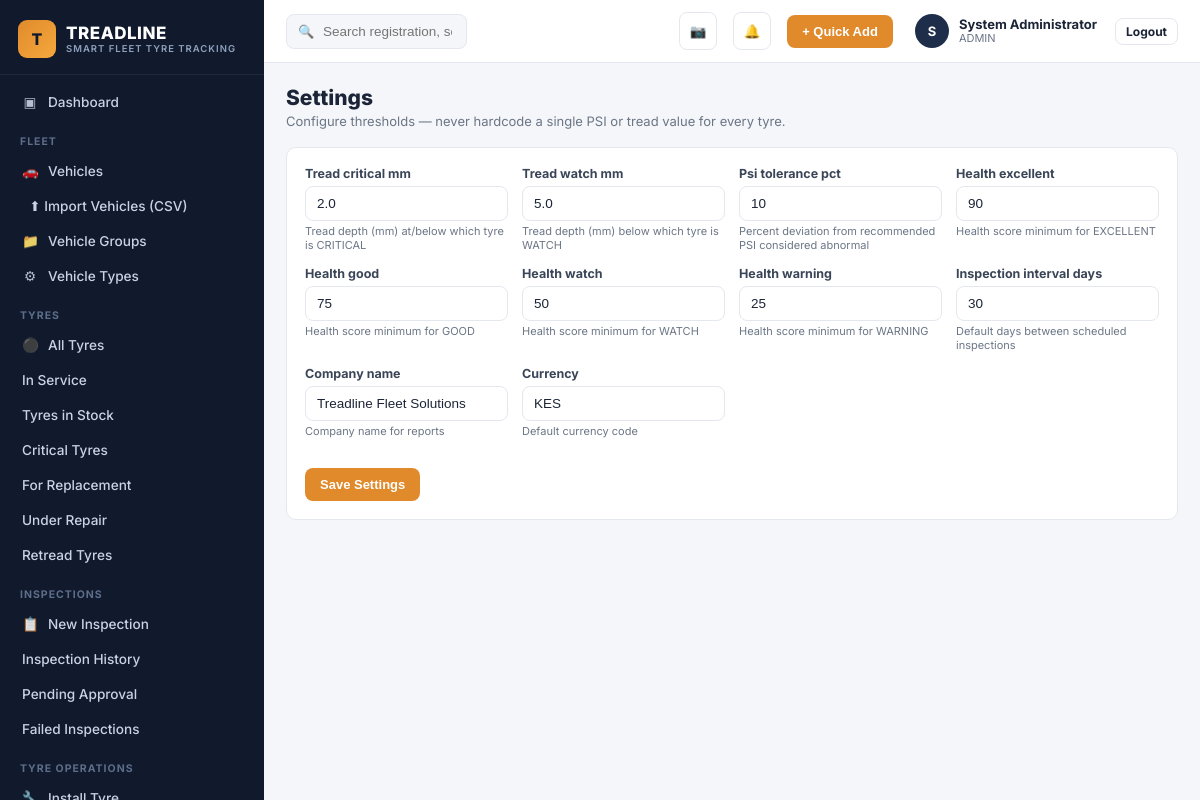
The page /settings.php (signed in) on the database its author committed.
### tables this page shows
CREATE TABLE users (
    id INT AUTO_INCREMENT PRIMARY KEY,
    full_name VARCHAR(150) NOT NULL,
    username VARCHAR(100) UNIQUE NOT NULL,
    email VARCHAR(150) UNIQUE,
    password_hash VARCHAR(255) NOT NULL,
    role_id INT NOT NULL,
    branch_id INT NULL,
    phone VARCHAR(30),
    status ENUM('ACTIVE','SUSPENDED') DEFAULT 'ACTIVE',
    remember_token VARCHAR(255) NULL,
    reset_token VARCHAR(255) NULL,
    reset_expires DATETIME NULL,
    last_login DATETIME NULL,
    created_at DATETIME DEFAULT CURRENT_TIMESTAMP,
    FOREIGN KEY (role_id) REFERENCES roles(id)
);

CREATE TABLE roles (
    id INT AUTO_INCREMENT PRIMARY KEY,
    name VARCHAR(50) UNIQUE NOT NULL,
    description VARCHAR(255)
);

CREATE TABLE settings (
    id INT AUTO_INCREMENT PRIMARY KEY,
    setting_key VARCHAR(100) UNIQUE NOT NULL,
    setting_value VARCHAR(255) NOT NULL,
    description VARCHAR(255)
);

### includes/functions.php (called while the page is built, shortened)
<?php
function current_user(): ?array {
    static $cache = null;
    if ($cache !== null) return $cache;
    $stmt = db()->prepare("SELECT u.*, r.name AS role_name, b.name AS branch_name
                           FROM users u JOIN roles r ON u.role_id = r.id
                           LEFT JOIN branches b ON u.branch_id = b.id
                           WHERE u.id = ?");
    $stmt->execute([$_SESSION['user_id']]);
    $cache = $stmt->fetch() ?: null;
    return $cache;
}
function require_role(array $roles): void {
    $u = current_user();
}
function e(?string $s): string { return htmlspecialchars($s ?? '', ENT_QUOTES, 'UTF-8'); }

### config/db.php (called while the page is built, shortened)
<?php
function db(): PDO {
    static $pdo = null;
    if ($pdo === null) {
        try {
            $pdo = new PDO(
                "mysql:host=" . DB_HOST . ";dbname=" . DB_NAME . ";charset=utf8mb4",
                DB_USER,
                DB_PASS,
                [
                    PDO::ATTR_ERRMODE => PDO::ERRMODE_EXCEPTION,
                    PDO::ATTR_DEFAULT_FETCH_MODE => PDO::FETCH_ASSOC,
                    PDO::ATTR_EMULATE_PREPARES => false,
                ]
            );
        } catch (PDOException $e) {
            http_response_code(500);
            die('<h2>Database connection failed</h2><p>' . htmlspecialchars($e->getMessage()) . '</p><p>Check <code>config/db.php</code> and run <code>sql/schema.sql</code> first. See README.md.</p>');
        }
    }
    return $pdo;
}

### settings.php (the view, shortened to what this page needs)
<?php
require_role(['ADMIN']);
$settings = db()->query("SELECT * FROM settings ORDER BY id")->fetchAll();
include __DIR__ . '/includes/head.php';
include __DIR__ . '/includes/sidebar.php';
?>
<div class="tl-main">
<?php include __DIR__ . '/includes/topbar.php'; ?>
<div class="tl-content">
  <div class="tl-page-head"><div><h1>Settings</h1><div class="sub">Configure thresholds — never hardcode a single PSI or tread value for every tyre.</div></div></div>
  <form method="post" class="tl-card">
    <div class="form-row">
      <?php foreach ($settings as $s): ?>
        <div>
          <label class="form-label"><?= e(str_replace('_',' ',ucfirst($s['setting_key']))) ?></label>
          <input class="form-control" name="<?= e($s['setting_key']) ?>" value="<?= e($s['setting_value']) ?>">
          <div class="text-muted" style="font-size:11px;margin-top:3px;"><?= e($s['description']) ?></div>
        </div>
      <?php endforeach; ?>
    </div>
    <button class="btn btn-accent" style="margin-top:16px;">Save Settings</button>
  </form>
</div>
</div>
<?php include __DIR__ . '/includes/foot.php'; ?>

### includes/topbar.php (shortened to what this page needs)
<?php
$__u = current_user();
?>
<header class="tl-topbar">
  <form class="tl-search" action="search.php" method="get">
    <span class="ic">&#128269;</span>
    <input type="text" name="q" placeholder="Search registration, serial, branding code..." value="<?= e($_GET['q'] ?? '') ?>">
  </form>
  <button class="tl-icon-btn" title="Scan Tyre" onclick="location.href='scan.php'">&#128247;</button>
  <button class="tl-icon-btn" title="Notifications" onclick="location.href='alerts.php'">
    &#128276;
  </button>
  <button class="btn btn-accent" onclick="location.href='quick_add.php'">+ Quick Add</button>
  <div class="tl-profile">
    <div class="tl-avatar"><?= e(strtoupper(substr($__u['full_name'] ?? 'U',0,1))) ?></div>
    <div>
      <div class="name"><?= e($__u['full_name'] ?? '') ?></div>
      <div class="role"><?= e($__u['role_name'] ?? '') ?><?= !empty($__u['branch_name']) ? ' · '.e($__u['branch_name']) : '' ?></div>
    </div>
    <a href="logout.php" class="btn btn-outline btn-sm" style="margin-left:8px;">Logout</a>
  </div>
</header>

### assets/css/style.css (style rules this page uses)
:root { --tl-navy:#101a2c; --tl-navy-2:#16233b; --tl-navy-3:#1d2d4a; --tl-accent:#e08a2c; --tl-accent-2:#f5a83c; --tl-green:#2f9e5b; --tl-red:#dc3545; --tl-amber:#e69138; --tl-blue:#2f6fed; --tl-bg:#f4f6f9; --tl-card:#ffffff; --tl-border:#e4e8ee; --tl-text:#1c2537; --tl-text-muted:#6b7686; --radius:10px; font-size:15px; }
* { box-sizing:border-box; }
body { margin:0; background:var(--tl-bg); color:var(--tl-text); font-family:'Inter','Segoe UI',Roboto,Helvetica,Arial,sans-serif; -webkit-font-smoothing:antialiased; }
.tl-main { flex:1; min-width:0; display:flex; flex-direction:column; }
.tl-topbar { background:#fff; border-bottom:1px solid var(--tl-border); padding:12px 22px; display:flex; align-items:center; gap:16px; position:sticky; top:0; z-index:30; }
.tl-search { flex:1; max-width:420px; position:relative; }
.tl-search input { width:100%; padding:9px 14px 9px 36px; border-radius:8px; border:1px solid var(--tl-border); background:var(--tl-bg); font-size:13.5px; }
.tl-search .ic { position:absolute; left:12px; top:50%; transform:translateY(-50%); color:var(--tl-text-muted); font-size:13px; }
.tl-icon-btn { width:38px; height:38px; border-radius:8px; border:1px solid var(--tl-border); background:#fff; display:flex; align-items:center; justify-content:center; position:relative; cursor:pointer; color:var(--tl-text); }
.tl-profile { display:flex; align-items:center; gap:10px; padding-left:6px; }
.tl-avatar { width:34px; height:34px; border-radius:50%; background:var(--tl-navy-3); color:#fff; display:flex; align-items:center; justify-content:center; font-weight:700; font-size:13px; }
.tl-profile .name { font-size:13px; font-weight:700; line-height:1.1; }
.tl-profile .role { font-size:11px; color:var(--tl-text-muted); }
.tl-content { padding:22px; flex:1; }
.tl-page-head { display:flex; align-items:flex-end; justify-content:space-between; flex-wrap:wrap; gap:12px; margin-bottom:18px; }
.tl-page-head h1 { font-size:21px; margin:0 0 3px; font-weight:800; }
.tl-page-head .sub { color:var(--tl-text-muted); font-size:13px; }
.tl-card { background:var(--tl-card); border:1px solid var(--tl-border); border-radius:var(--radius); padding:18px; }
.btn { display:inline-flex; align-items:center; gap:6px; border-radius:8px; padding:8px 14px; font-size:13px; font-weight:700; cursor:pointer; border:1px solid transparent; }
.btn-accent { background:var(--tl-accent); color:#fff; }
.btn-outline { background:#fff; border:1px solid var(--tl-border); color:var(--tl-text); }
.btn-sm { padding:5px 10px; font-size:12px; }
.form-label { font-size:12.5px; font-weight:700; margin-bottom:5px; display:block; color:#3a4557; }
.form-control, select.form-control, textarea.form-control { width:100%; padding:9px 11px; border:1px solid var(--tl-border); border-radius:8px; font-size:13.5px; background:#fff; color:var(--tl-text); }
.form-row { display:grid; grid-template-columns:repeat(auto-fit,minmax(190px,1fr)); gap:14px; margin-bottom:14px; }
.text-muted { color:var(--tl-text-muted); }

### rows shown on the page
users: full_name "S", full_name "System Administrator", role.name "ADMIN"
settings: setting_key "Tread critical mm", tread_critical_mm "2.0", description "Tread depth (mm) at/below which tyre is CRITICAL"
settings: setting_key "Tread watch mm", tread_watch_mm "5.0", description "Tread depth (mm) below which tyre is WATCH"
settings: setting_key "Psi tolerance pct", psi_tolerance_pct "10", description "Percent deviation from recommended PSI considered abnormal"
settings: setting_key "Health excellent", health_excellent "90", description "Health score minimum for EXCELLENT"
settings: setting_key "Health good", health_good "75", description "Health score minimum for GOOD"
settings: setting_key "Health watch", health_watch "50", description "Health score minimum for WATCH"
settings: setting_key "Health warning", health_warning "25", description "Health score minimum for WARNING"
settings: setting_key "Inspection interval days", inspection_interval_days "30", description "Default days between scheduled inspections"
settings: setting_key "Company name", company_name "Treadline Fleet Solutions", description "Company name for reports"
settings: setting_key "Currency", currency "KES", description "Default currency code"
